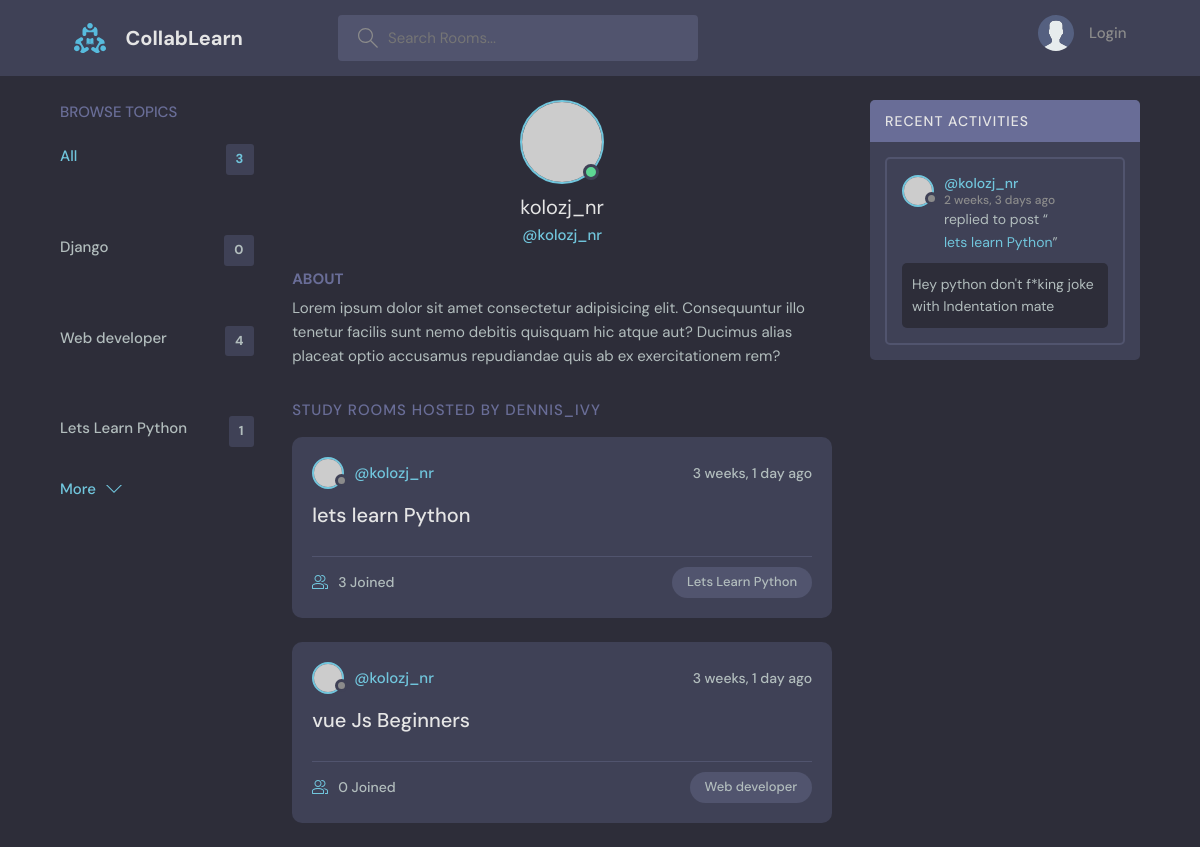
Page /profile/1/ on the earlier database version.
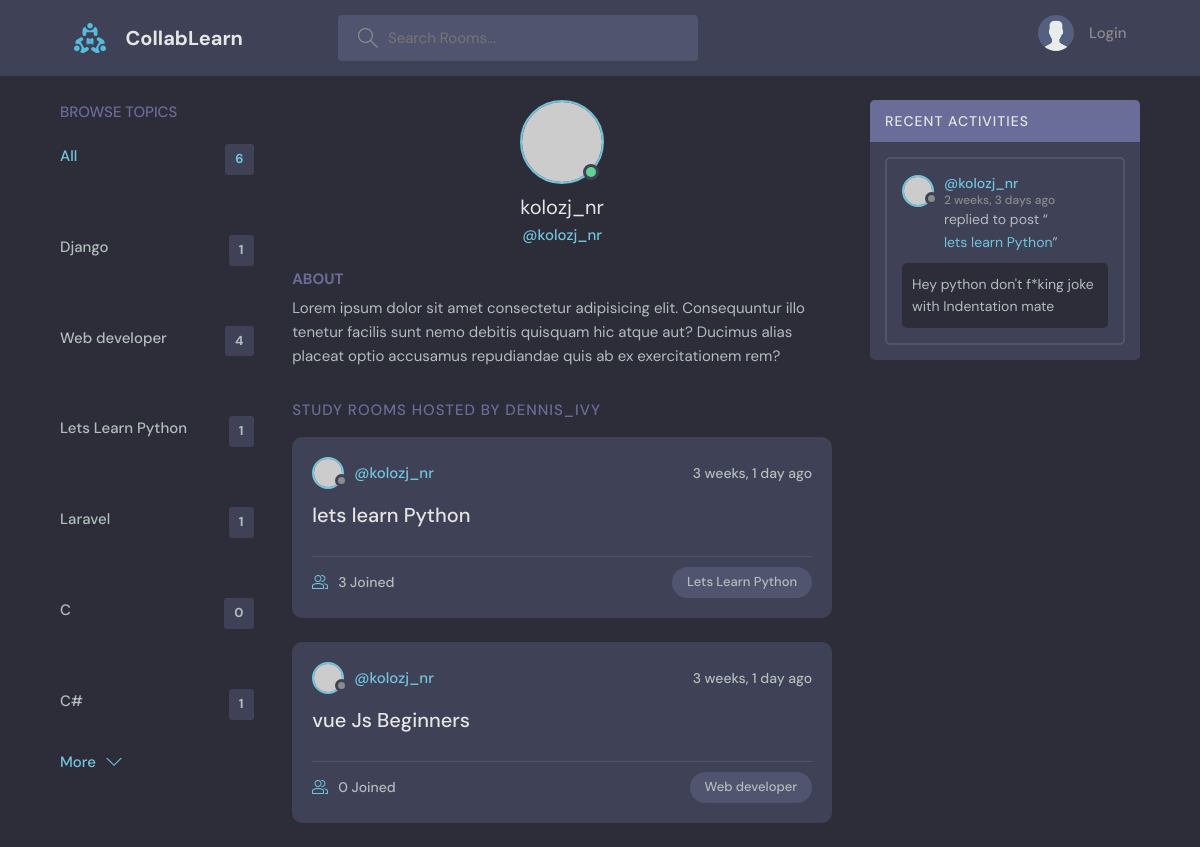
Same page on the later database version.
### base/models.py (models this page shows, shortened)
class Topic(models.Model):
    name = models.CharField(max_length=200)

class Room(models.Model):
    host = models.ForeignKey(User, on_delete=models.SET_NULL, null=True)
    topic = models.ForeignKey(Topic, on_delete=models.SET_NULL, null=True)
    name = models.CharField(max_length=200)
    description = models.TextField(null=True, blank=True)
    participants = models.ManyToManyField(User, related_name='participants', blank=True)
    updated = models.DateTimeField(auto_now=True)
    created = models.DateTimeField(auto_now_add=True)
    class Meta:
        ordering = ['-updated','-created']
    def __str__(self):
        return self.name

class Message(models.Model):
    user = models.ForeignKey(User, on_delete=models.CASCADE)
    room = models.ForeignKey('Room', on_delete=models.CASCADE)
    body = models.TextField()
    updated = models.DateTimeField(auto_now=True)
    created = models.DateTimeField(auto_now_add=True)
    class Meta:
        ordering = ['-updated','-created']

### base/views.py (the view)
# urls.py: path('profile/<str:pk>/', views.userProfile, name="user-profile"),
def userProfile(request, pk):
    user = User.objects.get(id=pk)
    rooms = user.room_set.all()
    room_messages = user.message_set.all()
    topics = Topic.objects.all()
    context = {'user':user, 'rooms': rooms, 'room_messages': room_messages, 'topics':topics}
    return render(request, 'base/profile.html', context)

### base/templates/base/profile.html (shortened to what this page needs)
{% extends 'main.html' %}
{% block content %}
  <main class="profile-page layout layout--3">
    <div class="container">
      {% include 'base/topics_component.html' %}
      <div class="roomList">
        <div class="profile">
          <div class="profile__avatar">
            <div class="avatar avatar--large active">
              <img src="https://randomuser.me/api/portraits/men/11.jpg" />
            </div>
          </div>
          <div class="profile__info">
            <h3>{{user.username}}</h3>
            <p>@{{user.username}}</p>
          </div>
          <div class="profile__about">
            <h3>About</h3>
            <p>
              Lorem ipsum dolor sit amet consectetur adipisicing elit. Consequuntur illo tenetur
              facilis sunt nemo debitis quisquam hic atque aut? Ducimus alias placeat optio
              accusamus repudiandae quis ab ex exercitationem rem?
            </p>
          </div>
        </div>
        <div class="roomList__header">
          <div>
            <h2>Study Rooms Hosted by dennis_ivy</a>
            </h2>
          </div>
        </div>
        {% include 'base/feed_component.html' %}
      </div>
      {% include 'base/activity_component.html' %}
    </div>
  </main>
{% endblock content %}

### templates/main.html (shortened to what this page needs)
<!DOCTYPE html>
{% load static %}
<html lang="en">
  <head>
    <link rel="stylesheet" href="{% static 'styles/style.css' %}" />
  </head>
  <body>
    {%include 'navbar.html'%}
    {% block content %}{% endblock content%}
  </body>
</html>

### templates/navbar.html (shortened to what this page needs)
{% load static %}
<header class="header header--loggedIn">
    <div class="container">
      <a href="{% url 'home' %}" class="header__logo">
        <img src="{% static 'images/logo.svg' %}" />
        <h1>CollabLearn</h1>
      </a>
      <form class="header__search" method="GET" action="{% url 'home' %}">
        <label>
          <input type="text" name="q" placeholder="Search Rooms..." id="">
        </label>
      </form>
      <nav class="header__menu">
        {% if request.user.is_authenticated %}
        <div class="header__user">
          <a href="{% url 'update-user' %}">
            <div class="avatar avatar--medium active">
              <img src="https://randomuser.me/api/portraits/men/37.jpg" />
            </div>
            <p>{{request.user.username}} <span>@{{request.user.username}}</span></p>
          </a>
          <button class="dropdown-button">
            <svg version="1.1" xmlns="http://www.w3.org/2000/svg" width="32" height="32" viewBox="0 0 32 32">
              <title>chevron-down</title>
              <path d="M16 21l-13-13h-3l16 16 16-16h-3l-13 13z"></path>
            </svg>
          </button>
        </div>
        {% else %}
        <a href="{% url 'login' %}">
            <img src="{% static 'images/avatar.svg' %}" alt="">
            <p>Login</p>
        </a>
        {% endif %}
      </nav>
    </div>
  </header>

### base/templates/base/topics_component.html (shortened to what this page needs)
      <div class="topics">
        <div class="topics__header">
          <h2>Browse Topics</h2>
        </div>
        <ul class="topics__list">
          <li>
            <a href="{% url 'home' %}" class="active">All <span>{{topics.count}}</span></a>
          </li>
          {% for topic in topics%}
          <li>
            <a href="{% url 'home' %}?q={{topic.name}}">{{topic.name}} <span>{{topic.room_set.all.count}}</span></a>
          </li>
          {% endfor %}
        </ul>
        <a class="btn btn--link" href="topics.html">
          More
          <svg version="1.1" xmlns="http://www.w3.org/2000/svg" width="32" height="32" viewBox="0 0 32 32">
            <title>chevron-down</title>
            <path d="M16 21l-13-13h-3l16 16 16-16h-3l-13 13z"></path>
          </svg>
        </a>
      </div>

### base/templates/base/feed_component.html (shortened to what this page needs)
{% for room in rooms %}
<div class="roomListRoom">
    <div class="roomListRoom__header">
      <a href="{% url 'user-profile' room.host.id%}" class="roomListRoom__author">
        <div class="avatar avatar--small">
          <img src="https://randomuser.me/api/portraits/women/11.jpg" />
        </div>
        <span>@{{room.host.username}}</span>
      </a>
      <div class="roomListRoom__actions">
        <span>{{room.created|timesince}} ago</span>
      </div>
    </div>
    <div class="roomListRoom__content">
      <a href="{% url 'room' room.id %}">{{room.name}}</a>
    </div>
    <div class="roomListRoom__meta">
      <a href="{% url 'room' room.id %}" class="roomListRoom__joined">
        {{room.participants.all.count}} Joined
      </a>
      <p class="roomListRoom__topic">{{room.topic.name}}</p>
    </div>
  </div>
  {% endfor %}

### base/templates/base/activity_component.html (shortened to what this page needs)
        <div class="activities">
            <div class="activities__header">
              <h2>Recent Activities</h2>
            </div>
            {% for message in room_messages %}
            <div class="activities__box">
              <div class="activities__boxHeader roomListRoom__header">
                <a href="{% url 'user-profile' message.user.id%}" class="roomListRoom__author">
                  <div class="avatar avatar--small">
                    <img src="https://randomuser.me/api/portraits/women/11.jpg" />
                  </div>
                  <p>
                    @{{message.user}}
                    <span>{{message.created|timesince}} ago</span>
                  </p>
                </a>
              </div>
              <div class="activities__boxContent">
                <p>replied to post “<a href="{% url 'room' message.room.id %}">{{message.room}}</a>”</p>
                <div class="activities__boxRoomContent">
                  {{message.body}}
                </div>
              </div>
            </div>
          {%endfor%}
          </div>

Differences in the rows shown:
computed for Topic "Django": room_set.all.count "0" → "1"
added Topic: name "Laravel", room_set.all.count "1"
added Topic: name "C", room_set.all.count "0"
added Topic: name "C#", room_set.all.count "1"
Other differences:
{{ topics.count }}: "3" → "6"
